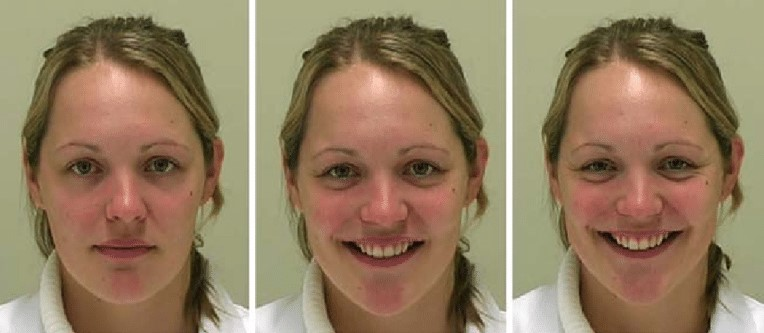
#> input picture SMILE DETECTOR/IMAGES/all5.jpg, 764 x 333 px, found by its file name
$ jupyter execute smile_detector.ipynb
#> lines starting #> are read from the running program, lines starting #| are printed output that depends on the picture; after the words box and inside, x2 and y2 are one past the last pixel; in counts of white or black regions, pixels touching at a corner belong together
# SMILE DETECTOR USING OpenCV :

## IMPORTING THE DATA :

[cell 1]
import matplotlib.pyplot as plt
import cv2


""" These XML files contains haar-like features to detect facial properties.
    The cascade is a series of filters that will apply one after
    the other to detect a face through its features.
"""


cascade_face = cv2.CascadeClassifier('haarcascade_frontalface_default.xml')

cascade_smile = cv2.CascadeClassifier('haarcascade_smile.xml')

#THESE ARE THE CASCADES FOR THE FACE AND SMILES

## SMILE DETECTOR ALGORITHM :

[cell 2]
def detection(grayscale, img):

    face = cascade_face.detectMultiScale(grayscale, 1.3, 5)
    # detectMultiScale function is to actually get the coordinates

    for (x_face, y_face, w_face, h_face) in face:

        cv2.rectangle(img, (x_face, y_face), (x_face+w_face, y_face+h_face), (0,255,0), 2)
        # x & y are coordinates of the upper left corner and w, h are the height and width
        #cv2.rectangle is for displaying a bouncing box when face is detected

        # FOR MODEL, TO WORK ON :
        ri_grayscale = grayscale[y_face:y_face+h_face, x_face:x_face+w_face]

        # FOR US, TO VIEW THE ORIGINAL IMAGE WITH BOUNCING BOX :
        ri_color = img[y_face:y_face+h_face, x_face:x_face+w_face]

        # FOR SMILE DETECTION :
        smile = cascade_smile.detectMultiScale(ri_grayscale, 1.7, 20)
        # The size of the image is reduced to 1.7x
        # Minimum neighbors is taken as 20

        for (x_smile, y_smile, w_smile, h_smile) in smile:

            cv2.rectangle(ri_color,(x_smile, y_smile),(x_smile+w_smile, y_smile+h_smile), (220,20,60), 2)
            # For bouncing box

    return img

## DETECTING THE OUTPUT :

[cell 3]
def output(img):
    img = cv2.imread(img)
    #converting input image to grayscale :
    grayscale = cv2.cvtColor(img, cv2.COLOR_BGR2GRAY)
    final = detection(grayscale, img)
    final = cv2.cvtColor(final, cv2.COLOR_BGR2RGB) # matplotlib always displays in RGB format

    #Visualizing the output :
    plt.figure(figsize=(10, 10))
    plt.imshow(final)
    plt.axis('off')
    plt.show()

[cell 4]
output('all5.jpg')
#> in output, img is the input picture: shape (333, 764, 3); mean B, G, R 97.2, 125.6, 147.4
#> in output, `grayscale = cv2.cvtColor(img, cv2.COLOR_BGR2GRAY)`:
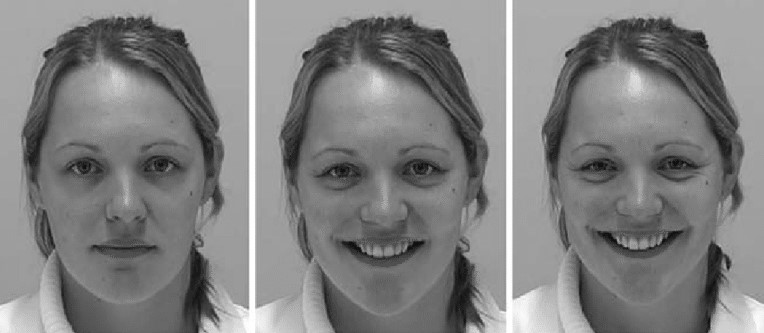
#> grayscale: shape (333, 764); min 9, max 255, mean 128.9
#> in detection, `face = cascade_face.detectMultiScale(grayscale, 1.3, 5)`: face = [[19, 86, 216, 216], [531, 85, 212, 212], [274, 88, 220, 220]]
#> the loop in detection, `for (x_face, y_face, w_face, h_face) in face: ` made 3 passes
#> (x_face, y_face, w_face, h_face, smile) on passes 2 to 3: (531, 85, 212, 212, [[58, 132, 104, 52]]), (274, 88, 220, 220, [[59, 137, 104, 52]])
#> after the loop in detection, `for (x_face, y_face, w_face, h_face) in face:`: img: shape (333, 764, 3); 3.78% of pixels changed, all inside (x1, y1, x2, y2) = (18, 84, 745, 310)
#> after the loop in detection, `for (x_face, y_face, w_face, h_face) in face:`:
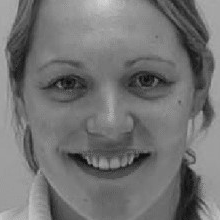
#> ri_grayscale: shape (220, 220); min 10, max 214, mean 115.1

[cell 5]
output('image3.jpg')
#> call 2 of output, with img = 'image3.jpg'
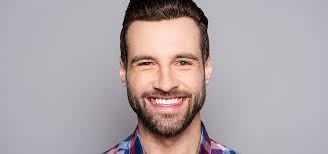
#> input picture SMILE DETECTOR/IMAGES/image3.jpg, 328 x 154 px, found by its file name
#> in output, img is the input picture: shape (154, 328, 3); mean B, G, R 167.1, 164.7, 175.3
#> in detection (call 2), `face = cascade_face.detectMultiScale(grayscale, 1.3, 5)`: face = [[114, 24, 102, 102]]
#> the loop in detection (call 2), `for (x_face, y_face, w_face, h_face) in face: ` made 1 pass
#> (x_face, y_face, w_face, h_face, smile) on pass 1: (114, 24, 102, 102, [[33, 68, 36, 18]])
#> after the loop in detection (call 2), `for (x_face, y_face, w_face, h_face) in face:`:
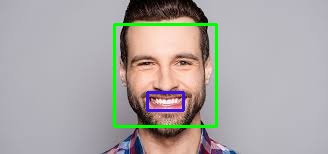
#> img: shape (154, 328, 3); 3.05% of pixels changed, all inside (x1, y1, x2, y2) = (113, 23, 218, 128)
#> after the loop in detection (call 2), `for (x_face, y_face, w_face, h_face) in face:`:
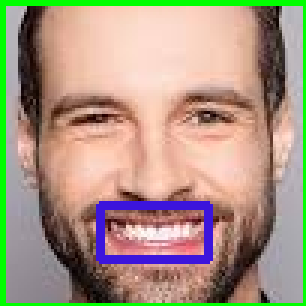
#> ri_color: shape (102, 102, 3) (shown 3 times larger); mean B, G, R 131.4, 150.6, 169.5

[cell 6]
output('normal1.jpg')
#> call 3 of output, with img = 'normal1.jpg'
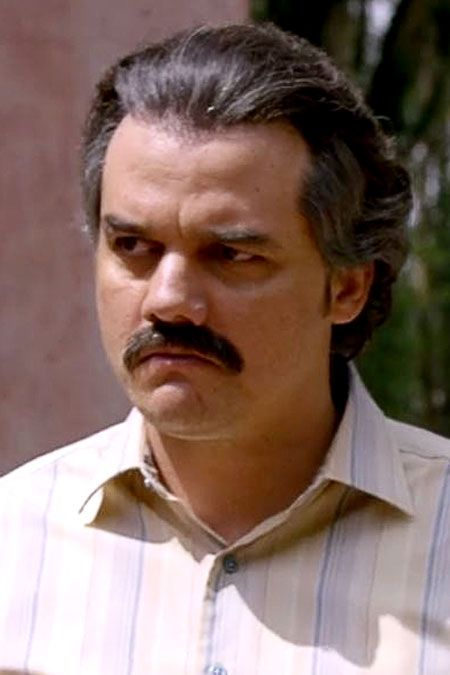
#> input picture SMILE DETECTOR/IMAGES/normal1.jpg, 450 x 675 px, found by its file name
#> in output, img is the input picture: shape (675, 450, 3); mean B, G, R 100.8, 108.5, 131.7
#> in output (call 3), `grayscale = cv2.cvtColor(img, cv2.COLOR_BGR2GRAY)`:
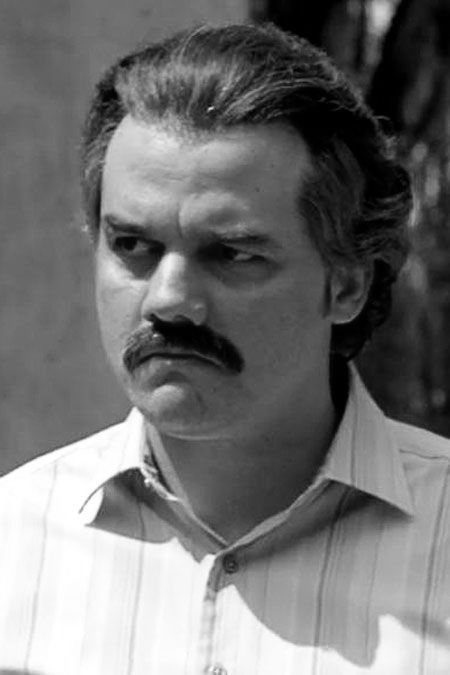
#> grayscale: shape (675, 450); min 0, max 255, mean 114.6
#> in detection (call 3), `face = cascade_face.detectMultiScale(grayscale, 1.3, 5)`: face = [[45, 147, 275, 275]]
#> the loop in detection (call 3), `for (x_face, y_face, w_face, h_face) in face: ` made 1 pass
#> pass 1, in detection (call 3), `ri_grayscale = grayscale[y_face:y_face+h_face, x_face:x_face+w_face]`:
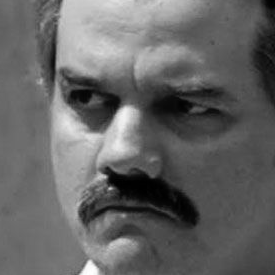
#> ri_grayscale: shape (275, 275); min 0, max 254, mean 101.2
#> pass 1, in detection (call 3), `ri_color = img[y_face:y_face+h_face, x_face:x_face+w_face]`:
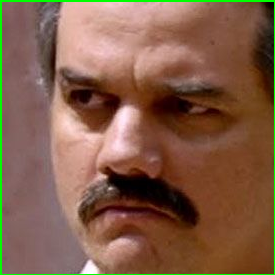
#> ri_color: shape (275, 275, 3); mean B, G, R 72.3, 93.7, 129.7
#> after the loop in detection (call 3), `for (x_face, y_face, w_face, h_face) in face:`:
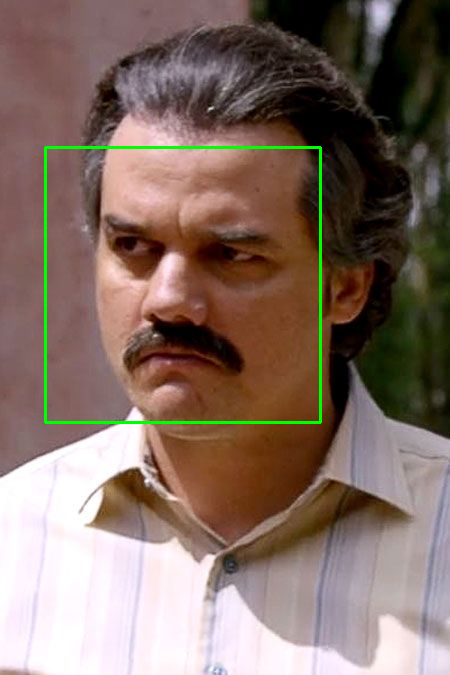
#> img: shape (675, 450, 3); 1.09% of pixels changed, all inside (x1, y1, x2, y2) = (44, 146, 322, 424)
